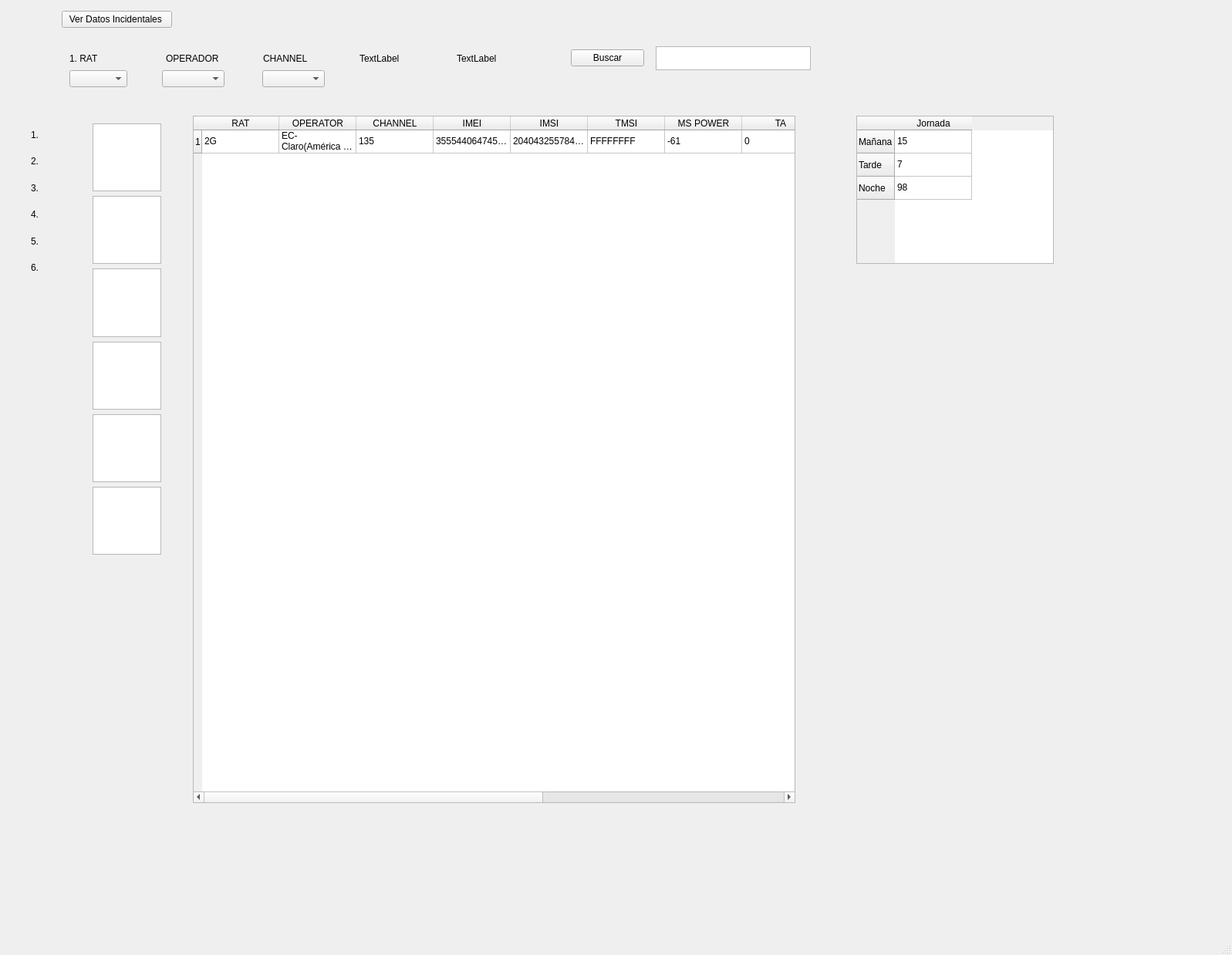
<?xml version="1.0" encoding="UTF-8"?>
<ui version="4.0">
 <class>MainWindow</class>
 <widget class="QMainWindow" name="MainWindow">
  <property name="geometry">
   <rect>
    <x>0</x>
    <y>0</y>
    <width>1597</width>
    <height>1238</height>
   </rect>
  </property>
  <property name="windowTitle">
   <string>MainWindow</string>
  </property>
  <widget class="QWidget" name="centralwidget">
   <widget class="QWidget" name="horizontalLayoutWidget">
    <property name="geometry">
     <rect>
      <x>90</x>
      <y>60</y>
      <width>621</width>
      <height>31</height>
     </rect>
    </property>
    <layout class="QHBoxLayout" name="horizontalLayout">
     <item>
      <widget class="QLabel" name="label_9">
       <property name="text">
        <string>1. RAT</string>
       </property>
      </widget>
     </item>
     <item>
      <widget class="QLabel" name="label">
       <property name="text">
        <string>OPERADOR</string>
       </property>
      </widget>
     </item>
     <item>
      <widget class="QLabel" name="label_8">
       <property name="text">
        <string>CHANNEL</string>
       </property>
      </widget>
     </item>
     <item>
      <widget class="QLabel" name="label_7">
       <property name="text">
        <string>TextLabel</string>
       </property>
      </widget>
     </item>
     <item>
      <widget class="QLabel" name="label_10">
       <property name="text">
        <string>TextLabel</string>
       </property>
      </widget>
     </item>
    </layout>
   </widget>
   <widget class="QWidget" name="verticalLayoutWidget">
    <property name="geometry">
     <rect>
      <x>90</x>
      <y>90</y>
      <width>75</width>
      <height>24</height>
     </rect>
    </property>
    <layout class="QVBoxLayout" name="verticalLayout">
     <item>
      <widget class="QComboBox" name="comboBox">
       <item>
        <property name="text">
         <string/>
        </property>
       </item>
       <item>
        <property name="text">
         <string>2G</string>
        </property>
       </item>
       <item>
        <property name="text">
         <string>3G</string>
        </property>
       </item>
       <item>
        <property name="text">
         <string>4G</string>
        </property>
       </item>
      </widget>
     </item>
    </layout>
   </widget>
   <widget class="QWidget" name="verticalLayoutWidget_2">
    <property name="geometry">
     <rect>
      <x>120</x>
      <y>160</y>
      <width>89</width>
      <height>559</height>
     </rect>
    </property>
    <layout class="QVBoxLayout" name="verticalLayout_2">
     <item>
      <widget class="QTextBrowser" name="textBrowser_8"/>
     </item>
     <item>
      <widget class="QTextBrowser" name="textBrowser_7"/>
     </item>
     <item>
      <widget class="QTextBrowser" name="textBrowser_9"/>
     </item>
     <item>
      <widget class="QTextBrowser" name="textBrowser"/>
     </item>
     <item>
      <widget class="QTextBrowser" name="textBrowser_11"/>
     </item>
     <item>
      <widget class="QTextBrowser" name="textBrowser_10"/>
     </item>
    </layout>
   </widget>
   <widget class="QWidget" name="verticalLayoutWidget_3">
    <property name="geometry">
     <rect>
      <x>40</x>
      <y>160</y>
      <width>71</width>
      <height>201</height>
     </rect>
    </property>
    <layout class="QVBoxLayout" name="verticalLayout_3">
     <item>
      <widget class="QLabel" name="label_11">
       <property name="text">
        <string>1.</string>
       </property>
      </widget>
     </item>
     <item>
      <widget class="QLabel" name="label_14">
       <property name="text">
        <string>2.</string>
       </property>
      </widget>
     </item>
     <item>
      <widget class="QLabel" name="label_13">
       <property name="text">
        <string>3.</string>
       </property>
      </widget>
     </item>
     <item>
      <widget class="QLabel" name="label_12">
       <property name="text">
        <string>4.</string>
       </property>
      </widget>
     </item>
     <item>
      <widget class="QLabel" name="label_15">
       <property name="text">
        <string>5.</string>
       </property>
      </widget>
     </item>
     <item>
      <widget class="QLabel" name="label_16">
       <property name="text">
        <string>6.</string>
       </property>
      </widget>
     </item>
    </layout>
   </widget>
   <widget class="QWidget" name="verticalLayoutWidget_4">
    <property name="geometry">
     <rect>
      <x>210</x>
      <y>90</y>
      <width>81</width>
      <height>24</height>
     </rect>
    </property>
    <layout class="QVBoxLayout" name="verticalLayout_4">
     <item>
      <widget class="QComboBox" name="comboBox_2">
       <item>
        <property name="text">
         <string/>
        </property>
       </item>
       <item>
        <property name="text">
         <string>2G</string>
        </property>
       </item>
       <item>
        <property name="text">
         <string>3G</string>
        </property>
       </item>
       <item>
        <property name="text">
         <string>4G</string>
        </property>
       </item>
      </widget>
     </item>
    </layout>
   </widget>
   <widget class="QWidget" name="verticalLayoutWidget_5">
    <property name="geometry">
     <rect>
      <x>340</x>
      <y>90</y>
      <width>81</width>
      <height>24</height>
     </rect>
    </property>
    <layout class="QVBoxLayout" name="verticalLayout_6">
     <item>
      <widget class="QComboBox" name="comboBox_4">
       <item>
        <property name="text">
         <string/>
        </property>
       </item>
       <item>
        <property name="text">
         <string>2G</string>
        </property>
       </item>
       <item>
        <property name="text">
         <string>3G</string>
        </property>
       </item>
       <item>
        <property name="text">
         <string>4G</string>
        </property>
       </item>
      </widget>
     </item>
    </layout>
   </widget>
   <widget class="QWidget" name="verticalLayoutWidget_6">
    <property name="geometry">
     <rect>
      <x>250</x>
      <y>150</y>
      <width>781</width>
      <height>891</height>
     </rect>
    </property>
    <layout class="QVBoxLayout" name="verticalLayout_8">
     <item>
      <widget class="QTableWidget" name="tableWidget">
       <row>
        <property name="text">
         <string>1</string>
        </property>
       </row>
       <column>
        <property name="text">
         <string>RAT</string>
        </property>
       </column>
       <column>
        <property name="text">
         <string>OPERATOR</string>
        </property>
       </column>
       <column>
        <property name="text">
         <string>CHANNEL</string>
        </property>
       </column>
       <column>
        <property name="text">
         <string>IMEI</string>
        </property>
       </column>
       <column>
        <property name="text">
         <string>IMSI</string>
        </property>
       </column>
       <column>
        <property name="text">
         <string>TMSI</string>
        </property>
       </column>
       <column>
        <property name="text">
         <string>MS POWER</string>
        </property>
       </column>
       <column>
        <property name="text">
         <string>TA</string>
        </property>
       </column>
       <column>
        <property name="text">
         <string>LAST LAC</string>
        </property>
       </column>
       <column>
        <property name="text">
         <string>NAME</string>
        </property>
       </column>
       <column>
        <property name="text">
         <string>HITS</string>
        </property>
       </column>
       <column>
        <property name="text">
         <string>DATA-TIME</string>
        </property>
       </column>
       <item row="0" column="0">
        <property name="text">
         <string>2G</string>
        </property>
       </item>
       <item row="0" column="1">
        <property name="text">
         <string>EC-Claro(América Móvil)-01</string>
        </property>
       </item>
       <item row="0" column="2">
        <property name="text">
         <string>135</string>
        </property>
       </item>
       <item row="0" column="3">
        <property name="text">
         <string>355544064745951</string>
        </property>
       </item>
       <item row="0" column="4">
        <property name="text">
         <string>204043255784345</string>
        </property>
       </item>
       <item row="0" column="5">
        <property name="text">
         <string>FFFFFFFF</string>
        </property>
       </item>
       <item row="0" column="6">
        <property name="text">
         <string>-61</string>
        </property>
       </item>
       <item row="0" column="7">
        <property name="text">
         <string>0</string>
        </property>
       </item>
       <item row="0" column="8">
        <property name="text">
         <string>65534</string>
        </property>
       </item>
       <item row="0" column="9">
        <property name="text">
         <string>Fulanito</string>
        </property>
       </item>
       <item row="0" column="10">
        <property name="text">
         <string>67</string>
        </property>
       </item>
       <item row="0" column="11">
        <property name="text">
         <string>vi. dic. 20 17:06:18 2019</string>
        </property>
       </item>
      </widget>
     </item>
    </layout>
   </widget>
   <widget class="QTableWidget" name="tableWidget_2">
    <property name="geometry">
     <rect>
      <x>1110</x>
      <y>150</y>
      <width>256</width>
      <height>192</height>
     </rect>
    </property>
    <row>
     <property name="text">
      <string>Mañana</string>
     </property>
    </row>
    <row>
     <property name="text">
      <string>Tarde</string>
     </property>
    </row>
    <row>
     <property name="text">
      <string>Noche</string>
     </property>
    </row>
    <column>
     <property name="text">
      <string>Jornada</string>
     </property>
    </column>
    <item row="0" column="0">
     <property name="text">
      <string>15</string>
     </property>
    </item>
    <item row="1" column="0">
     <property name="text">
      <string>7</string>
     </property>
    </item>
    <item row="2" column="0">
     <property name="text">
      <string>98</string>
     </property>
    </item>
   </widget>
   <widget class="QWidget" name="verticalLayoutWidget_7">
    <property name="geometry">
     <rect>
      <x>80</x>
      <y>10</y>
      <width>143</width>
      <height>31</height>
     </rect>
    </property>
    <layout class="QVBoxLayout" name="verticalLayout_9">
     <item>
      <widget class="QPushButton" name="pushButton">
       <property name="text">
        <string>Ver Datos Incidentales </string>
       </property>
      </widget>
     </item>
    </layout>
   </widget>
   <widget class="QWidget" name="horizontalLayoutWidget_3">
    <property name="geometry">
     <rect>
      <x>740</x>
      <y>60</y>
      <width>95</width>
      <height>31</height>
     </rect>
    </property>
    <layout class="QHBoxLayout" name="horizontalLayout_7">
     <item>
      <widget class="QPushButton" name="pushButton_4">
       <property name="text">
        <string>Buscar</string>
       </property>
      </widget>
     </item>
    </layout>
   </widget>
   <widget class="QWidget" name="verticalLayoutWidget_11">
    <property name="geometry">
     <rect>
      <x>850</x>
      <y>60</y>
      <width>201</width>
      <height>31</height>
     </rect>
    </property>
    <layout class="QVBoxLayout" name="verticalLayout_10">
     <item>
      <widget class="QTextEdit" name="textEdit"/>
     </item>
    </layout>
   </widget>
  </widget>
  <widget class="QMenuBar" name="menubar">
   <property name="geometry">
    <rect>
     <x>0</x>
     <y>0</y>
     <width>1597</width>
     <height>26</height>
    </rect>
   </property>
  </widget>
  <widget class="QStatusBar" name="statusbar"/>
 </widget>
 <resources/>
 <connections/>
</ui>
